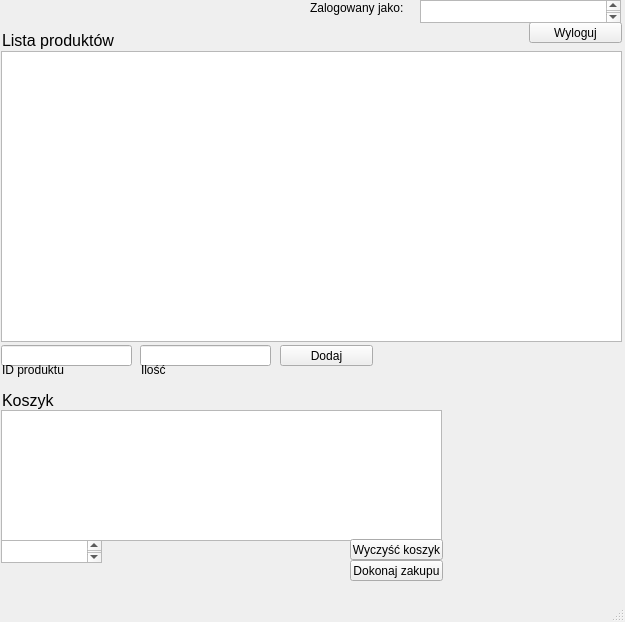
<?xml version="1.0" encoding="UTF-8"?>
<ui version="4.0">
 <class>MainWindow</class>
 <widget class="QMainWindow" name="MainWindow">
  <property name="geometry">
   <rect>
    <x>0</x>
    <y>0</y>
    <width>625</width>
    <height>622</height>
   </rect>
  </property>
  <property name="windowTitle">
   <string>MainWindow</string>
  </property>
  <widget class="QWidget" name="centralwidget">
   <widget class="QTableView" name="tableView">
    <property name="geometry">
     <rect>
      <x>1</x>
      <y>51</y>
      <width>621</width>
      <height>291</height>
     </rect>
    </property>
    <property name="textElideMode">
     <enum>Qt::ElideMiddle</enum>
    </property>
    <attribute name="horizontalHeaderVisible">
     <bool>true</bool>
    </attribute>
    <attribute name="horizontalHeaderHighlightSections">
     <bool>false</bool>
    </attribute>
    <attribute name="verticalHeaderVisible">
     <bool>false</bool>
    </attribute>
    <attribute name="verticalHeaderHighlightSections">
     <bool>false</bool>
    </attribute>
   </widget>
   <widget class="QLineEdit" name="lineEdit">
    <property name="geometry">
     <rect>
      <x>1</x>
      <y>345</y>
      <width>131</width>
      <height>21</height>
     </rect>
    </property>
   </widget>
   <widget class="QPushButton" name="pushButton">
    <property name="geometry">
     <rect>
      <x>280</x>
      <y>345</y>
      <width>93</width>
      <height>21</height>
     </rect>
    </property>
    <property name="text">
     <string>Dodaj</string>
    </property>
   </widget>
   <widget class="QLineEdit" name="lineEdit_2">
    <property name="geometry">
     <rect>
      <x>140</x>
      <y>345</y>
      <width>131</width>
      <height>21</height>
     </rect>
    </property>
   </widget>
   <widget class="QPushButton" name="pushButton_2">
    <property name="geometry">
     <rect>
      <x>529</x>
      <y>22</y>
      <width>93</width>
      <height>21</height>
     </rect>
    </property>
    <property name="text">
     <string>Wyloguj</string>
    </property>
   </widget>
   <widget class="QListWidget" name="listWidget">
    <property name="geometry">
     <rect>
      <x>1</x>
      <y>410</y>
      <width>441</width>
      <height>131</height>
     </rect>
    </property>
   </widget>
   <widget class="QTextEdit" name="textEdit">
    <property name="geometry">
     <rect>
      <x>1</x>
      <y>540</y>
      <width>101</width>
      <height>23</height>
     </rect>
    </property>
    <property name="readOnly">
     <bool>true</bool>
    </property>
   </widget>
   <widget class="QPushButton" name="pushButton_3">
    <property name="geometry">
     <rect>
      <x>350</x>
      <y>539</y>
      <width>93</width>
      <height>21</height>
     </rect>
    </property>
    <property name="text">
     <string>Wyczyść koszyk</string>
    </property>
   </widget>
   <widget class="QPushButton" name="pushButton_4">
    <property name="geometry">
     <rect>
      <x>350</x>
      <y>560</y>
      <width>93</width>
      <height>21</height>
     </rect>
    </property>
    <property name="text">
     <string>Dokonaj zakupu</string>
    </property>
   </widget>
   <widget class="QLabel" name="label">
    <property name="geometry">
     <rect>
      <x>2</x>
      <y>30</y>
      <width>141</width>
      <height>20</height>
     </rect>
    </property>
    <property name="font">
     <font>
      <pointsize>12</pointsize>
     </font>
    </property>
    <property name="text">
     <string>Lista produktów</string>
    </property>
   </widget>
   <widget class="QLabel" name="label_2">
    <property name="geometry">
     <rect>
      <x>2</x>
      <y>362</y>
      <width>81</width>
      <height>16</height>
     </rect>
    </property>
    <property name="text">
     <string>ID produktu</string>
    </property>
   </widget>
   <widget class="QLabel" name="label_3">
    <property name="geometry">
     <rect>
      <x>141</x>
      <y>362</y>
      <width>81</width>
      <height>16</height>
     </rect>
    </property>
    <property name="text">
     <string>Ilość</string>
    </property>
   </widget>
   <widget class="QLabel" name="label_4">
    <property name="geometry">
     <rect>
      <x>2</x>
      <y>390</y>
      <width>141</width>
      <height>20</height>
     </rect>
    </property>
    <property name="font">
     <font>
      <pointsize>12</pointsize>
     </font>
    </property>
    <property name="text">
     <string>Koszyk</string>
    </property>
   </widget>
   <widget class="QLabel" name="label_5">
    <property name="geometry">
     <rect>
      <x>310</x>
      <y>0</y>
      <width>121</width>
      <height>16</height>
     </rect>
    </property>
    <property name="text">
     <string>Zalogowany jako:</string>
    </property>
   </widget>
   <widget class="QTextEdit" name="textEdit_2">
    <property name="geometry">
     <rect>
      <x>420</x>
      <y>0</y>
      <width>201</width>
      <height>23</height>
     </rect>
    </property>
    <property name="readOnly">
     <bool>true</bool>
    </property>
   </widget>
  </widget>
  <widget class="QMenuBar" name="menubar">
   <property name="geometry">
    <rect>
     <x>0</x>
     <y>0</y>
     <width>625</width>
     <height>21</height>
    </rect>
   </property>
  </widget>
  <widget class="QStatusBar" name="statusbar"/>
 </widget>
 <resources/>
 <connections/>
</ui>
